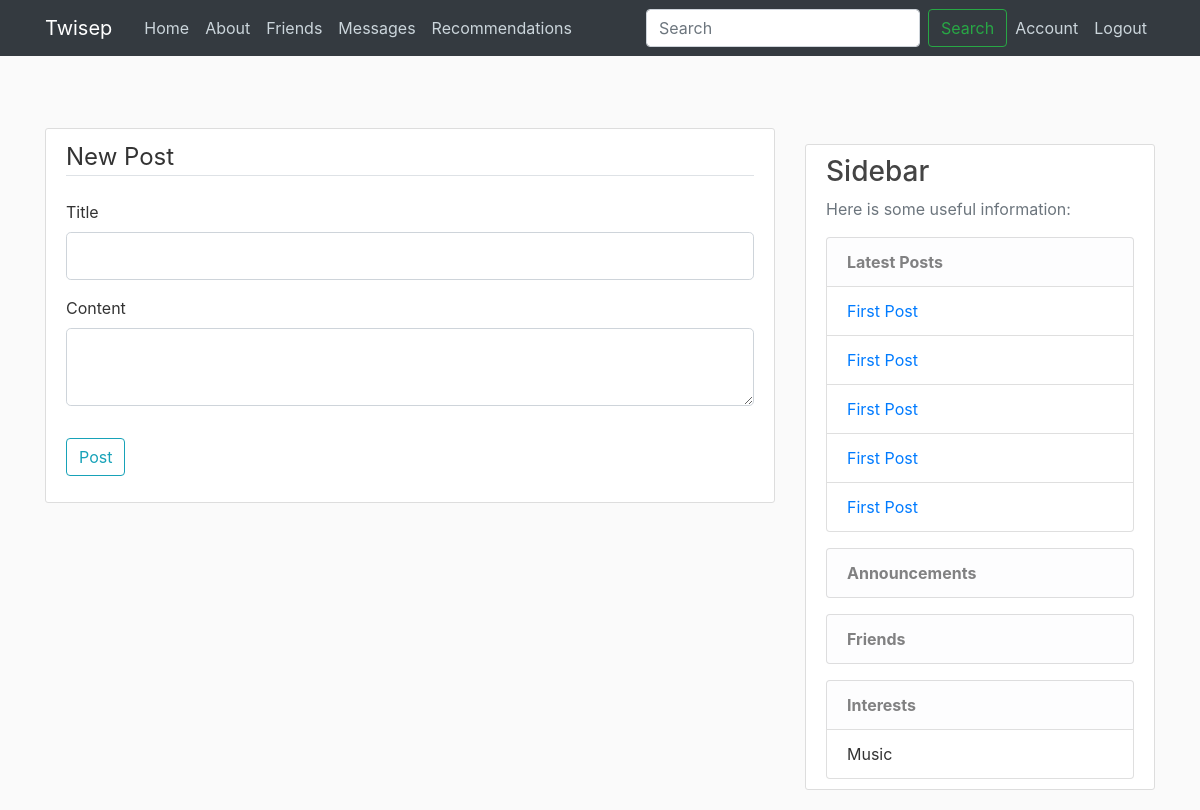
The page /post/new (signed in) on the database its author committed.
### flaskblog/models.py (models this page shows, shortened)
class Post(db.Model):
    id = db.Column(db.Integer, primary_key=True)
    title = db.Column(db.String(100), nullable=False)
    date_posted = db.Column(db.DateTime, nullable=False, default=datetime.utcnow)
    content = db.Column(db.Text, nullable=False)
    user_id = db.Column(db.Integer, db.ForeignKey('user.id'), nullable=False)
    comments = db.relationship('Comment', backref='post', lazy=True)
    likes = db.relationship('Like', backref='post', lazy=True)

class Interest(db.Model):
    id = db.Column(db.Integer, primary_key=True)
    name = db.Column(db.String(100), nullable=False)
    user_id = db.Column(db.Integer, db.ForeignKey('user.id'), nullable=False)

### flaskblog/routes.py (the view)
@app.route("/post/new", methods=['GET', 'POST'])
@login_required
def new_post():
    form = PostForm()
    latest_posts = Post.query.order_by(Post.date_posted.desc()).limit(5).all()
    announcements = Notification.query.filter_by(user_id=current_user.id).order_by(Notification.date_sent.desc()).limit(5).all()
    if form.validate_on_submit():
        post = Post(title=form.title.data, content=form.content.data, author=current_user)
        db.session.add(post)
        db.session.commit()
        flash('Your post has been created!', 'success')
        return redirect(url_for('home'))
    return render_template('create_post.html', title='New Post', form=form, legend='New Post',
                           latest_posts=latest_posts, announcements=announcements)

### flaskblog/forms.py
class PostForm(FlaskForm):
    title = StringField('Title', validators=[DataRequired()])
    content = TextAreaField('Content', validators=[DataRequired()])
    submit = SubmitField('Post')

class SearchUserForm(FlaskForm):
    username = StringField('Username', validators=[DataRequired(), Length(min=2, max=20)])
    submit = SubmitField('Search')

### flaskblog/models.py (called while the page is built)
@login_manager.user_loader
def load_user(user_id):
    return User.query.get(int(user_id))

### flaskblog/routes.py (called while the page is built)
@app.context_processor
def inject_search_form():
    return {
        'search_form': SearchUserForm(),
        'csrf_token': generate_csrf()
    }

### flaskblog/templates/create_post.html (shortened to what this page needs)
{% extends "layout.html" %}
{% block content %}
<div class="content-section">
    <form method="POST" action="">
        <fieldset class="form-group">
            <legend class="border-bottom mb-4">{{ legend }}</legend>
            <div class="form-group">
                {{ form.title.label(class="form-control-label") }}
                {% if form.title.errors %}
                    {{ form.title(class="form-control form-control-lg is-invalid") }}
                    <div class="invalid-feedback">
                        {% for error in form.title.errors %}
                            <span>{{ error }}</span>
                        {% endfor %}
                    </div>
                {% else %}
                    {{ form.title(class="form-control form-control-lg") }}
                {% endif %}
            </div>
            <div class="form-group">
                {{ form.content.label(class="form-control-label") }}
                {% if form.content.errors %}
                    {{ form.content(class="form-control form-control-lg is-invalid") }}
                    <div class="invalid-feedback">
                        {% for error in form.content.errors %}
                            <span>{{ error }}</span>
                        {% endfor %}
                    </div>
                {% else %}
                    {{ form.content(class="form-control form-control-lg") }}
                {% endif %}
            </div>
        </fieldset>
        <div class="form-group">
            {{ form.submit(class="btn btn-outline-info") }}
        </div>
    </form>
</div>
{% endblock content %}

### flaskblog/templates/layout.html (shortened to what this page needs)
<!DOCTYPE html>
<html>
<head>
     <link rel="stylesheet" href="https://maxcdn.bootstrapcdn.com/bootstrap/4.0.0/css/bootstrap.min.css">
     <link rel="stylesheet" type="text/css" href="{{ url_for('static', filename='main.css') }}">
</head>
<body>
    <header class="site-header">
        <nav class="navbar navbar-expand-md navbar-dark bg-dark fixed-top">
            <div class="container">
                <a class="navbar-brand mr-4" href="/">Twisep</a>
                <div class="collapse navbar-collapse" id="navbarToggle">
                    <div class="navbar-nav mr-auto">
                        <a class="nav-item nav-link" href="{{ url_for('home') }}">Home</a>
                        <a class="nav-item nav-link" href="{{ url_for('about') }}">About</a>
                        <a class="nav-item nav-link" href="{{ url_for('friends') }}">Friends</a>
                        <a class="nav-item nav-link" href="{{ url_for('conversations') }}">Messages</a>
                        <a class="nav-item nav-link" href="{{ url_for('recommendations_page') }}">Recommendations</a>
                    </div>
                    <div class="navbar-nav ml-auto">
                        <form class="form-inline my-2 my-lg-0" method="POST" action="{{ url_for('search') }}">
                            {{ search_form.username(class="form-control mr-sm-2", placeholder="Search", aria_label="Search") }}
                            <button class="btn btn-outline-success my-2 my-sm-0" type="submit">Search</button>
                        </form>
                        {% if current_user.is_authenticated %}
                            <a class="nav-item nav-link" href="{{ url_for('account') }}">Account</a>
                            <a class="nav-item nav-link" href="{{ url_for('logout') }}">Logout</a>
                        {% else %}
                            <a class="nav-item nav-link" href="{{ url_for('login') }}">Login</a>
                            <a class="nav-item nav-link" href="{{ url_for('register') }}">Register</a>
                        {% endif %}
                    </div>
                </div>
            </div>
        </nav>
    </header>
    <main role="main" class="container mt-5 pt-5">
        <div class="row">
            <div class="col-md-8">
                {% block content %}{% endblock %}
            </div>
            <div class="col-md-4">
                <div class="content-section mt-3">
                    <h3>Sidebar</h3>
                    <p class='text-muted'>Here is some useful information:</p>
                    <ul class="list-group">
                        <li class="list-group-item list-group-item-light"><strong>Latest Posts</strong></li>
                        {% for post in latest_posts %}
                        <li class="list-group-item"><a href="{{ url_for('post', post_id=post.id) }}">{{ post.title }}</a></li>
                        {% endfor %}
                    </ul>
                    {% if current_user.is_authenticated %}
                    <ul class="list-group mt-3">
                        <li class="list-group-item list-group-item-light"><strong>Announcements</strong></li>
                    </ul>
                    <ul class="list-group mt-3">
                        <li class="list-group-item list-group-item-light"><strong>Friends</strong></li>
                    </ul>
                    <ul class="list-group mt-3">
                        <li class="list-group-item list-group-item-light"><strong>Interests</strong></li>
                        {% for interest in current_user.interests %}
                        <li class="list-group-item">{{ interest.name }}</li>
                        {% endfor %}
                    </ul>
                    {% endif %}
                </div>
            </div>
        </div>
    </main>
</body>
</html>

### flaskblog/static/main.css (style rules this page uses)
body { background: #fafafa; color: #333333; margin-top: 5rem; }
h1, h2, h3, h4, h5, h6 { color: #444444; }
.site-header .navbar-nav .nav-link { color: #cbd5db; }
.content-section { background: #ffffff; padding: 10px 20px; border: 1px solid #dddddd; border-radius: 3px; margin-bottom: 20px; }

### rows shown on the page
Post: title "First Post"
Post: title "First Post"
Post: title "First Post"
Post: title "First Post"
Post: title "First Post"
Interest: name "Music"

### other values the page prints
{{ legend }} "New Post"
